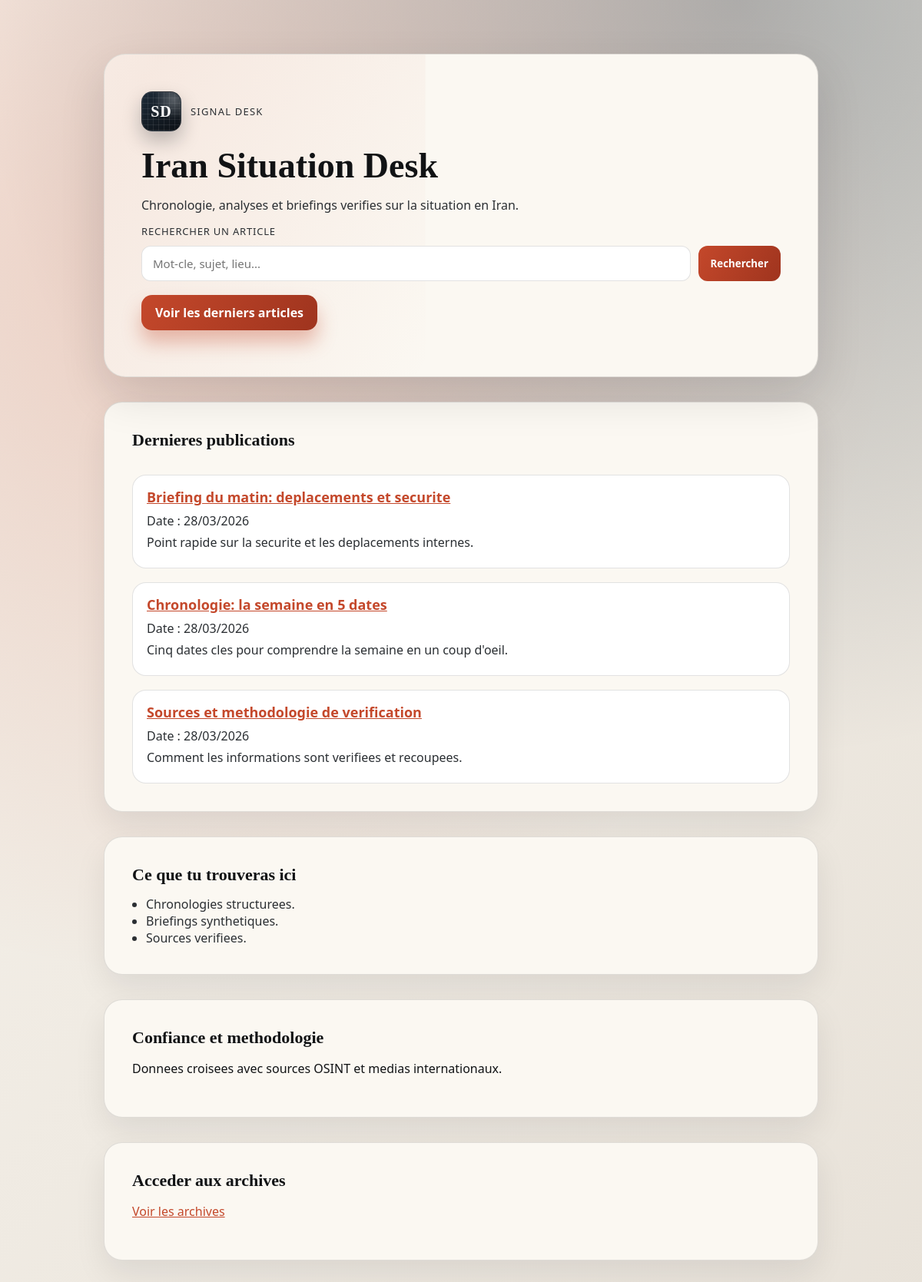
The page /pages/index.php on the database its author committed.
### tables this page shows
CREATE TABLE articles (
    id INT AUTO_INCREMENT PRIMARY KEY,
    titre_h1 VARCHAR(255) NOT NULL,             
    url_slug VARCHAR(255) UNIQUE NOT NULL,      
    contenu_html TEXT,                          
    image_url VARCHAR(255),
    image_alt VARCHAR(255),                     
    meta_description VARCHAR(160),              
    article_status_id INT NOT NULL DEFAULT 1,
    date_creation TIMESTAMP DEFAULT CURRENT_TIMESTAMP,
    CONSTRAINT fk_articles_status FOREIGN KEY (article_status_id) REFERENCES article_status(id)
);

### inc/Util.php (called while the page is built, shortened)
<?php
function getLatestArticles($limit = 3)
{
    $conn = getConnection();
    $sql = "SELECT id, url_slug, titre_h1, meta_description, date_creation FROM articles WHERE article_status_id <> :deleted_status ORDER BY date_creation DESC LIMIT :limit";
    $stmt = $conn->prepare($sql);
    $stmt->bindValue(':deleted_status', ARTICLE_STATUS_DELETED, PDO::PARAM_INT);
    $stmt->bindValue(':limit', (int) $limit, PDO::PARAM_INT);
    $stmt->execute();
    return $stmt->fetchAll();
}

### pages/index.php (the view, shortened to what this page needs)
<?php
require_once '../inc/util.php';
$articles = getLatestArticles(3);
?>
<!DOCTYPE html>
<html lang="fr">
<head>
	<link rel="stylesheet" href="../assets/css/index.css">
</head>
<body>
<main>
	<header>
		<div class="brand front-brand">
			<span class="brand-mark logo-newsroom" aria-hidden="true">SD</span>
			<p class="brand-kicker">Signal Desk</p>
		</div>
		<h1>Iran Situation Desk</h1>
		<p>Chronologie, analyses et briefings verifies sur la situation en Iran.</p>
		<form class="search-form" method="get" action="pages/search_results.php">
			<label for="home-search" class="search-label">Rechercher un article</label>
			<div class="search-row">
				<input id="home-search" type="search" name="q" placeholder="Mot-cle, sujet, lieu..." required>
				<button type="submit">Rechercher</button>
			</div>
		</form>
		<p><a href="#articles">Voir les derniers articles</a></p>
	</header>
	<section id="articles">
		<h2>Dernieres publications</h2>
		<?php if (empty($articles)) { ?>
			<p>Aucun article pour le moment.</p>
		<?php } else { ?>
			<?php foreach ($articles as $article) { ?>
				<article>
					<h3>
						<a href="../../Iran/article/<?php echo htmlspecialchars($article['url_slug'] ?? ''); ?>.html">
							<?php echo htmlspecialchars($article['titre_h1'] ?? ''); ?>
						</a>
					</h3>
					<p>Date : <?php echo htmlspecialchars(date('d/m/Y', strtotime($article['date_creation'] ?? ''))); ?></p>
					<p><?php echo htmlspecialchars($article['meta_description'] ?? ''); ?></p>
				</article>
			<?php } ?>
		<?php } ?>
	</section>
	<section>
		<h2>Ce que tu trouveras ici</h2>
		<ul>
			<li>Chronologies structurees.</li>
			<li>Briefings synthetiques.</li>
			<li>Sources verifiees.</li>
		</ul>
	</section>
	<section>
		<h2>Confiance et methodologie</h2>
		<p>Donnees croisees avec sources OSINT et medias internationaux.</p>
	</section>
	<section>
		<h2>Acceder aux archives</h2>
		<p><a href="#">Voir les archives</a></p>
	</section>
</main>
</body>
</html>

### assets/css/index.css (style rules this page uses)
:root { --font-body: "Segoe UI", "Helvetica Neue", Arial, sans-serif; --font-display: "Georgia", "Times New Roman", serif; --ink: #111315; --ink-soft: #2b2f33; --sand: #f0ede8; --paper: #fbf8f2; --rust: #c4482b; --coal: #0d1116; --line: rgba(17, 19, 21, 0.12); --glow: rgba(196, 72, 43, 0.25); }
* { box-sizing: border-box; }
body { margin: 0; font-family: var(--font-body); color: var(--ink); background: radial-gradient(circle at 20% 20%, rgba(196, 72, 43, 0.2), transparent 55%), radial-gradient(circle at 80% 0%, rgba(14, 31, 45, 0.3), transparent 50%), linear-gradient(130deg, #f7f3ec, #e8e2d9); min-height: 100vh; }
main { max-width: 1050px; margin: 0 auto; padding: 70px clamp(20px, 5vw, 80px) 90px; display: grid; gap: 32px; }
header { background: var(--paper); border: 1px solid var(--line); border-radius: 28px; padding: clamp(24px, 4vw, 48px); box-shadow: 0 24px 60px rgba(17, 19, 21, 0.12); position: relative; overflow: hidden; animation: rise 600ms ease-out; }
header::before { content: ""; position: absolute; inset: 0; background: linear-gradient(120deg, transparent, var(--glow), transparent); opacity: 0.35; transform: translateX(-55%); pointer-events: none; }
.front-brand { display: inline-flex; align-items: center; gap: 12px; margin-bottom: 18px; position: relative; z-index: 1; }
.brand-mark { width: 52px; height: 52px; border-radius: 14px; background: #17212b; color: #fff; font-family: var(--font-display); font-size: 20px; font-weight: 700; letter-spacing: 1px; display: grid; place-items: center; position: relative; overflow: hidden; box-shadow: 0 12px 24px rgba(13, 17, 22, 0.25); }
.brand-mark::before { content: ""; position: absolute; inset: 0; pointer-events: none; }
.brand-mark.logo-newsroom { background: linear-gradient(145deg, #1d2a37 0%, #0d1116 100%); border: 1px solid rgba(255, 255, 255, 0.08); }
.brand-mark.logo-newsroom::before { background: linear-gradient(to right, rgba(255, 255, 255, 0.08) 1px, transparent 1px), linear-gradient(to bottom, rgba(255, 255, 255, 0.08) 1px, transparent 1px), radial-gradient(circle at 82% 20%, rgba(255, 255, 255, 0.28), transparent 45%); background-size: 7px 7px, 7px 7px, auto; }
.brand-kicker { margin: 0; font-size: 13px; letter-spacing: 1.2px; text-transform: uppercase; color: var(--ink-soft); }
h1 { font-family: var(--font-display); font-size: clamp(30px, 4vw, 46px); margin: 0 0 14px; position: relative; z-index: 1; }
header p { margin: 0 0 12px; color: var(--ink-soft); position: relative; z-index: 1; }
.search-form { position: relative; z-index: 1; display: grid; gap: 10px; margin: 14px 0 18px; }
.search-label { font-size: 13px; text-transform: uppercase; letter-spacing: 0.8px; color: var(--ink-soft); }
.search-row { display: flex; gap: 10px; flex-wrap: wrap; }
.search-row input, .filter-row input, .filter-row select { border: 1px solid var(--line); border-radius: 12px; padding: 12px 14px; font-size: 15px; font-family: var(--font-body); background: #fff; color: var(--ink); }
.search-row input { flex: 1 1 320px; min-width: 180px; }
.search-row button, .filter-row button { border: 0; border-radius: 12px; padding: 12px 16px; background: linear-gradient(120deg, #c4482b, #9f341e); color: #fff; font-weight: 600; font-family: var(--font-body); cursor: pointer; }
header a { display: inline-flex; align-items: center; gap: 8px; padding: 12px 18px; border-radius: 14px; text-decoration: none; color: #fff; background: linear-gradient(120deg, #c4482b, #9f341e); box-shadow: 0 16px 24px rgba(196, 72, 43, 0.35); font-weight: 600; }
section { background: var(--paper); border: 1px solid var(--line); border-radius: 24px; padding: clamp(20px, 3vw, 36px); box-shadow: 0 18px 40px rgba(17, 19, 21, 0.08); }
section h2 { font-family: var(--font-display); font-size: 22px; margin: 0 0 14px; }
#articles { display: grid; gap: 18px; }
#articles article { border: 1px solid var(--line); border-radius: 18px; padding: 16px 18px; background: #fff; }
#articles h3 { margin: 0 0 8px; font-size: 18px; }
#articles p { margin: 6px 0; color: var(--ink-soft); }
ul { margin: 0; padding-left: 18px; color: var(--ink-soft); }
a { color: var(--rust); }

### rows shown on the page
articles: titre_h1 "Briefing du matin: deplacements et securite", date_creation "28/03/2026", meta_description "Point rapide sur la securite et les deplacements internes."
articles: titre_h1 "Chronologie: la semaine en 5 dates", date_creation "28/03/2026", meta_description "Cinq dates cles pour comprendre la semaine en un coup d'oeil."
articles: titre_h1 "Sources et methodologie de verification", date_creation "28/03/2026", meta_description "Comment les informations sont verifiees et recoupees."
